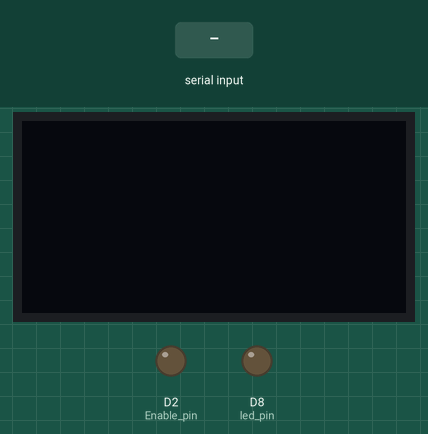
This sketch was run on a simulated ESP8266 (NodeMCU). On the bench: 128×64 one-colour display, output pins drawn as LEDs (lit = HIGH). The test bench sets the inputs (shaded band). The display library's start-up logo is not drawn; what the sketch prints to the serial monitor is not drawn.

Above: at 1.3 s.
1.4 s: "90,45\n" received over Serial
At 3.8 s:
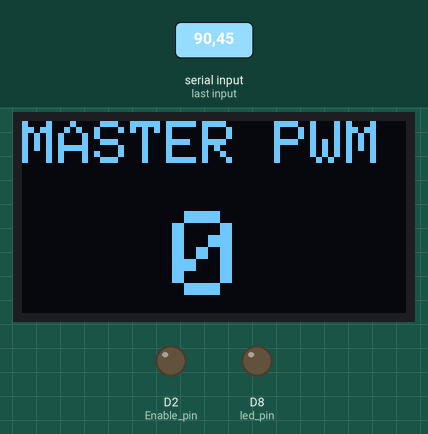
4.1 s: "30,150\n" received over Serial
At 5.1 s:
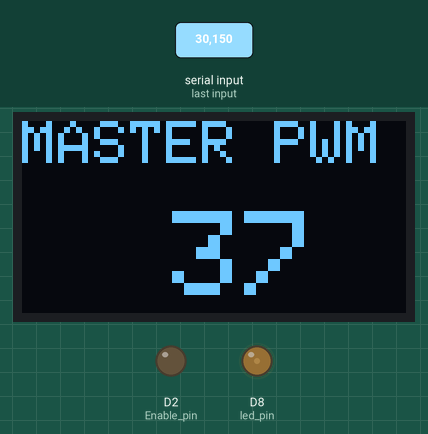
Timing chart, 0 to 7.1 s (numbered marks = the images above; inputs shaded):
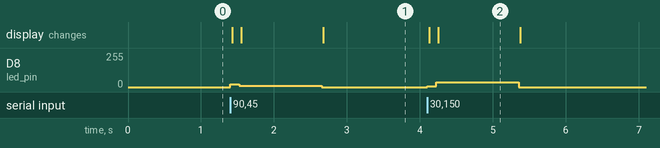

The sketch:

ESP8266slave.ino
```cpp
#include <Adafruit_GFX.h>
#include <Adafruit_SSD1306.h>

const int Enable_pin = D2;
const int led_pin = D8;

const int frequency = 5000;
const int led_channel = 0;
const int resolution = 8;

Adafruit_SSD1306 display = Adafruit_SSD1306(128, 64, &Wire);

void setup()
{
  Serial.begin(115200);
  pinMode(led_pin, OUTPUT);
  pinMode(Enable_pin, OUTPUT);
  digitalWrite(Enable_pin, LOW);        //  (LOW to receive value from Master)
  Wire.begin(D1, D4);
  display.begin(SSD1306_SWITCHCAPVCC, 0x3C);
  display.display();
  delay(100);
  display.clearDisplay();
  display.display();
  display.setTextColor(WHITE);

}

void loop()

{
  while (Serial.available())
  {
    display.clearDisplay();
    int PWM_master = Serial.parseInt();
    int duty_cycle = map(PWM_master, 0, 1023, 0, 255);
    Serial.println(duty_cycle);

    analogWrite(led_pin, duty_cycle);


    display.setCursor(0, 0);
    display.setTextSize(2);
    display.print("MASTER PWM");

    display.setCursor(50, 30);
    display.setTextSize(4);
    display.print(duty_cycle);

    display.display();
    delay(100);

  }
}
```

Measured:
- after the input at 1.4 s, D8 (led_pin): 0/255 → 22/255 at once, → 11/255 0.13 s later, → 0/255 1.1 s later; the display: first changes at once (image 1 shows a later state)
- after the input at 4.1 s, D8 (led_pin): 0/255 → 7/255 at once, → 37/255 0.13 s later, → 0/255 1.1 s later; the display: first changes at once (image 2 shows a later state)
- what the display in image 2 shows lasts 1.1 s, from 4.3 s to 5.4 s
